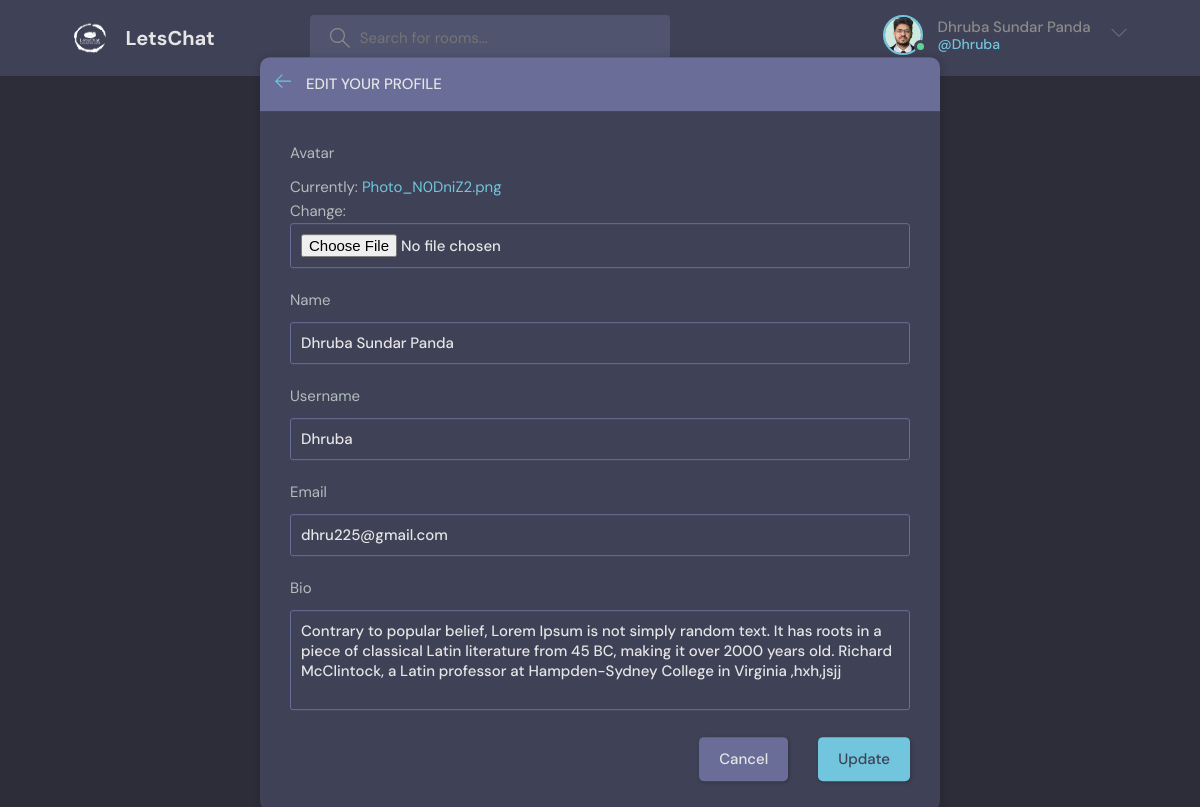
Page /update_user/ (signed in) on the committed database.
### base/models.py (models this page shows)
class User(AbstractUser):
    name = models.CharField(max_length=200, null=True)
    email = models.EmailField(unique=True, null=True)
    bio = models.TextField(null=True)
    avatar = models.ImageField(null=True,default="avatar.svg")
    USERNAME_FIELD = 'email'
    REQUIRED_FIELDS =[]

### base/views.py (the view)
# urls.py: path('update_user/', views.updateUser, name='update_user'),
@login_required(login_url='login')
def updateUser(request):
    user = request.user
    form = UserForm(instance=user)
    if request.method == 'POST':
        form = UserForm(request.POST, request.FILES, instance=user)
        if form.is_valid():
            form.save()
            return redirect('user-profile',pk=user.id)
    return render(request,'base/update_user.html',{'form':form})

### base/forms.py
class UserForm(ModelForm):
    class Meta:
        model = User
        fields = ['avatar','name','username','email','bio']

### base/templates/base/update_user.html (shortened to what this page needs)
{% extends 'main.html' %}
{% block content %}
<main class="update-account layout">
<div class="container">
    <div class="layout__box">
        <div class="layout__boxHeader">
            <div class="layout__boxTitle">
                <a href="{% url 'home' %}">
                    <svg version="1.1" xmlns="http://www.w3.org/2000/svg" width="32" height="32"
                        viewBox="0 0 32 32">
                        <title>arrow-left</title>
                        <path
                            d="M13.723 2.286l-13.723 13.714 13.719 13.714 1.616-1.611-10.96-10.96h27.625v-2.286h-27.625l10.965-10.965-1.616-1.607z">
                        </path>
                    </svg>
                </a>
                <h3>Edit your profile</h3>
            </div>
        </div>
        <div class="layout__body">
            <form class="form" action="" method="POST" enctype="multipart/form-data">
                {% for field in form %}
                <div class="form__group">
                    <label for="profile_pic">{{field.label}}</label>
                    {{field}}
                </div>
                {% endfor %}
                <div class="form__action">
                    <a class="btn btn--dark" href="{% url 'home' %}">Cancel</a>
                    <button class="btn btn--main" type="submit">Update</button>
                </div>
            </form>
        </div>
    </div>
</div>
</main>
{% endblock content%}

### templates/navbar.html (shortened to what this page needs)
{% load static %}
<header class="header header--loggedIn" >
    <div class="container">
      <a href="{% url 'home' %}" class="header__logo">
        <img src="{% static 'images/newlogo white.png' %}" >
        <h1>LetsChat</h1>
      </a>
      <form class="header__search" method="GET" action="{% url 'home' %}">
        <label>
          <input name="q" placeholder="Search for rooms..." />
        </label>
      </form>
      <nav class="header__menu">
        {% if request.user.is_authenticated %}
        <div class="header__user">
          <a href="{% url 'user-profile' user.id %}">
            <div class="avatar avatar--medium active">
              <img src="{{request.user.avatar.url}}" />
            </div>
            <p>{{request.user.name}}<span>@{{request.user.username}}</span></p>
          </a>
          <button class="dropdown-button">
            <svg version="1.1" xmlns="http://www.w3.org/2000/svg" width="32" height="32" viewBox="0 0 32 32">
              <title>chevron-down</title>
              <path d="M16 21l-13-13h-3l16 16 16-16h-3l-13 13z"></path>
            </svg>
          </button>
        </div>
        {% else %}
        <a href="{% url 'login' %}">
          <img src="{% static 'images/avatar.svg' %}" />
          <p>Login</p>
        </a>
        {% endif %}
      </nav>
    </div>
  </header>

### rows in the picture
User: user.avatar (picture), user.name "Dhruba Sundar Panda", user.username "Dhruba", form "Dhruba Sundar Panda" "Dhruba" "dhru225@gmail.com" "Contrary to popular belief, Lorem Ipsum is not simply random text. It has roots in a piece of classical Latin literature from 45 BC, making it over 2000 years old. Richard McClintock, a Latin professor at Hampden-Sydney College in Virginia ,hxh,jsjj"

### other values in the picture
{{ field.label }} "Avatar" "Name" "Username" "Email" "Bio"
